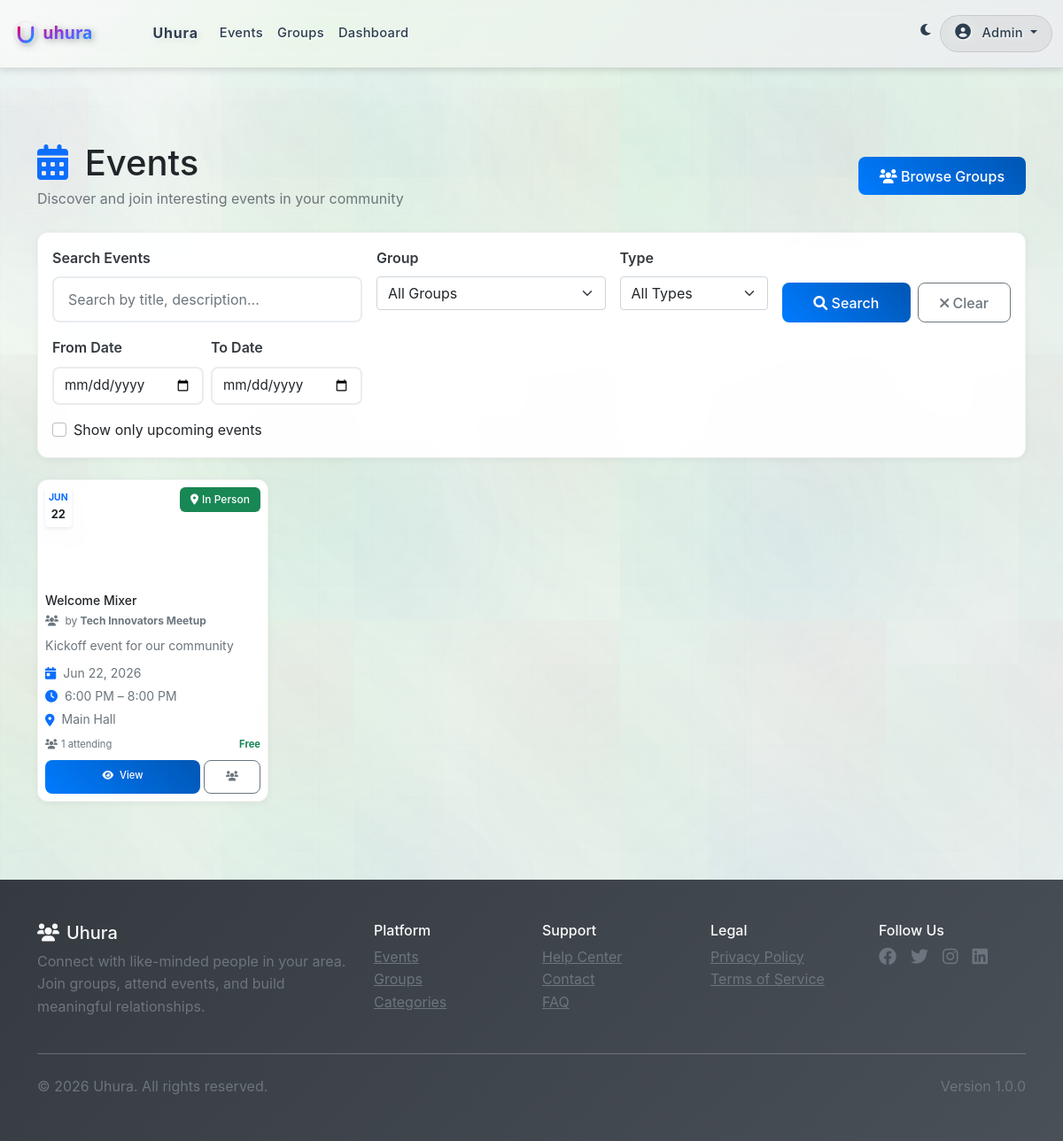
The app's page /events.php (signed in) with its own data.
### tables this page shows
CREATE TABLE IF NOT EXISTS `users` (
  `id` INT UNSIGNED NOT NULL AUTO_INCREMENT,
  `username` VARCHAR(50) NOT NULL UNIQUE,
  `email` VARCHAR(255) NOT NULL UNIQUE,
  `password_hash` VARCHAR(255) NOT NULL,
  `first_name` VARCHAR(100) NOT NULL,
  `last_name` VARCHAR(100) NOT NULL,
  `phone` VARCHAR(20) NULL,
  `bio` TEXT NULL,
  `profile_image` VARCHAR(255) NULL,
  `role` ENUM('member','organizer','admin','super_admin') DEFAULT 'member',
  `status` TINYINT NOT NULL DEFAULT 1 COMMENT '1=active,0=inactive,2=pending,3=suspended',
  `membership_expires_at` DATETIME NULL,
  `membership_paid` TINYINT(1) NOT NULL DEFAULT 0,
  `points` INT NOT NULL DEFAULT 0,
  `last_login` DATETIME NULL,
  `login_attempts` INT NOT NULL DEFAULT 0,
  `locked_until` DATETIME NULL,
  `email_verified` TINYINT(1) NOT NULL DEFAULT 0,
  `email_verification_token` VARCHAR(255) NULL,
  `password_reset_token` VARCHAR(255) NULL,
  `password_reset_expires` DATETIME NULL,
  `created_at` TIMESTAMP NULL DEFAULT CURRENT_TIMESTAMP,
  `updated_at` TIMESTAMP NULL DEFAULT CURRENT_TIMESTAMP ON UPDATE CURRENT_TIMESTAMP,
  PRIMARY KEY (`id`),
  KEY `idx_users_email` (`email`),
  KEY `idx_users_username` (`username`),
  KEY `idx_users_status` (`status`)
);

CREATE TABLE IF NOT EXISTS `events` (
  `id` INT UNSIGNED NOT NULL AUTO_INCREMENT,
  `title` VARCHAR(255) NOT NULL,
  `slug` VARCHAR(255) NOT NULL UNIQUE,
  `description` TEXT NULL,
  `group_id` INT UNSIGNED NOT NULL,
  `created_by` INT UNSIGNED NOT NULL,
  `event_date` DATE NOT NULL,
  `start_time` TIME NOT NULL,
  `end_time` TIME NULL,
  `timezone` VARCHAR(64) NOT NULL DEFAULT 'UTC',
  `location_type` ENUM('in_person','online','hybrid') NOT NULL DEFAULT 'in_person',
  `venue_name` VARCHAR(255) NULL,
  `venue_address` VARCHAR(500) NULL,
  `online_link` VARCHAR(500) NULL,
  `max_attendees` INT NULL,
  `registration_deadline` DATETIME NULL,
  `price` DECIMAL(10,2) NOT NULL DEFAULT 0.00,
  `currency` VARCHAR(3) NOT NULL DEFAULT 'USD',
  `cover_image` VARCHAR(255) NULL,
  `tags` JSON NULL,
  `requirements` TEXT NULL,
  `status` ENUM('draft','published','cancelled','completed') NOT NULL DEFAULT 'draft',
  `created_at` TIMESTAMP NULL DEFAULT CURRENT_TIMESTAMP,
  `updated_at` TIMESTAMP NULL DEFAULT CURRENT_TIMESTAMP ON UPDATE CURRENT_TIMESTAMP,
  PRIMARY KEY (`id`),
  KEY `idx_events_slug` (`slug`),
  KEY `idx_events_group` (`group_id`),
  KEY `idx_events_date_time` (`event_date`,`start_time`),
  CONSTRAINT `fk_events_group` FOREIGN KEY (`group_id`) REFERENCES `groups`(`id`) ON DELETE CASCADE,
  CONSTRAINT `fk_events_creator` FOREIGN KEY (`created_by`) REFERENCES `users`(`id`) ON DELETE CASCADE
);

CREATE TABLE IF NOT EXISTS `groups` (
  `id` INT UNSIGNED NOT NULL AUTO_INCREMENT,
  `name` VARCHAR(255) NOT NULL,
  `slug` VARCHAR(255) NOT NULL UNIQUE,
  `description` TEXT NULL,
  `image` VARCHAR(255) NULL,
  `privacy` ENUM('public','private','secret') NOT NULL DEFAULT 'public',
  `category_id` INT UNSIGNED NULL,
  `location_city` VARCHAR(100) NULL,
  `location_state` VARCHAR(100) NULL,
  `location_country` VARCHAR(100) NULL,
  `latitude` DECIMAL(10,8) NULL,
  `longitude` DECIMAL(11,8) NULL,
  `member_count` INT NOT NULL DEFAULT 0,
  `created_by` INT UNSIGNED NOT NULL,
  `status` TINYINT NOT NULL DEFAULT 1,
  `created_at` TIMESTAMP NULL DEFAULT CURRENT_TIMESTAMP,
  `updated_at` TIMESTAMP NULL DEFAULT CURRENT_TIMESTAMP ON UPDATE CURRENT_TIMESTAMP,
  PRIMARY KEY (`id`),
  KEY `idx_groups_slug` (`slug`),
  KEY `idx_groups_created_by` (`created_by`),
  CONSTRAINT `fk_groups_category` FOREIGN KEY (`category_id`) REFERENCES `categories`(`id`) ON DELETE SET NULL,
  CONSTRAINT `fk_groups_created_by` FOREIGN KEY (`created_by`) REFERENCES `users`(`id`) ON DELETE CASCADE
);

### events.php (the view, shortened to what the rows shown need)
<?php
require_once __DIR__ . '/src/models/Event.php';
require_once __DIR__ . '/src/helpers/functions.php';
$event = new Event();
$search       = isset($_GET['search']) ? trim($_GET['search']) : '';
$groupId      = isset($_GET['group_id']) ? trim($_GET['group_id']) : '';
$locationType = isset($_GET['location_type']) ? trim($_GET['location_type']) : '';
$dateFrom     = isset($_GET['date_from']) ? trim($_GET['date_from']) : '';
$dateTo       = isset($_GET['date_to']) ? trim($_GET['date_to']) : '';
$upcomingOnly = isset($_GET['upcoming_only']);
$limit = isset($_GET['limit']) ? (int)$_GET['limit'] : 24;
$limit = max(6, min($limit, 48));
$page  = isset($_GET['page']) ? (int)$_GET['page'] : 1;
$page  = max(1, $page);
$offset = ($page - 1) * $limit;
$filters = [
    'upcoming_only' => $upcomingOnly ? 1 : 0,
    'limit'         => $limit,
    'offset'        => $offset,
];
if ($search === '' && $groupId === '' && $locationType === '' && $dateFrom === '' && $dateTo === '' && !$upcomingOnly) {
    $filters['limit']  = $limit;
    $filters['offset'] = $offset;
}
$events = $event->getAll($filters);
function render_event_card(array $e): string {
    $cover = !empty($e['cover_image'])
        ? htmlspecialchars($e['cover_image'])
        : '';
    $title = htmlspecialchars($e['title'] ?? 'Event');
    $slug  = htmlspecialchars($e['slug'] ?? '');
    $groupName = htmlspecialchars($e['group_name'] ?? 'Group');
    $groupSlug = htmlspecialchars($e['group_slug'] ?? '');
    $date = !empty($e['event_date']) ? strtotime($e['event_date']) : null;
    $start = !empty($e['start_time']) ? strtotime($e['start_time']) : null;
    $end   = !empty($e['end_time']) ? strtotime($e['end_time']) : null;
    $desc  = !empty($e['description']) ? htmlspecialchars(mb_strimwidth($e['description'], 0, 80, '…')) : '';
    $locType = $e['location_type'] ?? '';
    $venue = htmlspecialchars($e['venue_name'] ?? ($e['location'] ?? ''));
    $attending = (int)($e['attendee_count'] ?? 0);
    $priceHtml = (!empty($e['price']) && $e['price'] > 0)
        ? '<span class="text-primary fw-bold">$'.number_format((float)$e['price'], 2).'</span>'
        : '<span class="text-success fw-bold">Free</span>';
    ob_start(); ?>
    <div class="col-lg-3 col-md-6 mb-3">
      <div class="card h-100 event-card overflow-hidden">
        <div class="position-relative">
          <?php if ($cover): ?>
            <img src="<?= $cover ?>"
                 class="card-img-top"
                 alt="<?= $title ?>"
                 style="height: 120px; object-fit: cover;">
          <?php else: ?>
            <div class="card-img-top bg-gradient-primary d-flex align-items-center justify-content-center"
                 style="height: 120px;">
              <i class="fas fa-calendar-alt fa-lg text-white opacity-50"></i>
            </div>
          <?php endif; ?>
          <?php if ($date): ?>
            <div class="position-absolute top-0 start-0 m-2">
              <div class="event-date-badge text-center px-1 py-1 bg-white shadow-sm rounded">
                <div class="small text-primary fw-bold" style="font-size: .65rem;"><?= strtoupper(date('M', $date)) ?></div>
                <div class="fw-bold text-dark" style="font-size: .8rem;"><?= date('d', $date) ?></div>
              </div>
            </div>
          <?php endif; ?>
          <div class="position-absolute top-0 end-0 m-2">
            <?php if ($locType === 'online'): ?>
              <span class="badge bg-info"><i class="fas fa-laptop me-1"></i>Online</span>
            <?php elseif ($locType === 'hybrid'): ?>
              <span class="badge bg-warning"><i class="fas fa-globe me-1"></i>Hybrid</span>
            <?php else: ?>
              <span class="badge bg-success"><i class="fas fa-map-marker-alt me-1"></i>In Person</span>
            <?php endif; ?>
          </div>
        </div>
        <div class="card-body d-flex flex-column p-2">
          <div class="mb-2">
            <h6 class="card-title mb-1 small">
              <a href="/event-detail.php?slug=<?= $slug ?>" class="text-decoration-none text-dark">
                <?= $title ?>
              </a>
            </h6>
            <p class="text-muted mb-0" style="font-size: .75rem;">
              <i class="fas fa-users me-1"></i>
              by <strong><?= $groupName ?></strong>
            </p>
          </div>
          <?php if ($desc): ?>
            <p class="card-text text-muted mb-2 flex-grow-1 small"><?= $desc ?></p>
          <?php endif; ?>
          <div class="small text-muted mb-2">
            <?php if ($date): ?>
            <div class="d-flex align-items-center mb-1">
              <i class="fas fa-calendar-day me-2 text-primary"></i>
              <span><?= date('M j, Y', $date) ?></span>
            </div>
            <?php endif; ?>
            <div class="d-flex align-items-center mb-1">
              <i class="fas fa-clock me-2 text-primary"></i>
              <span><?= $start ? date('g:i A', $start) : '' ?></span>
              <?php if ($end): ?>
                <span>&nbsp;–&nbsp;<?= date('g:i A', $end) ?></span>
              <?php endif; ?>
            </div>
            <?php if ($locType !== 'online' && $venue): ?>
              <div class="d-flex align-items-center">
                <i class="fas fa-map-marker-alt me-2 text-primary"></i>
                <span><?= $venue ?></span>
              </div>
            <?php endif; ?>
          </div>
          <div class="d-flex align-items-center justify-content-between text-muted mb-2" style="font-size: .7rem;">
            <span><i class="fas fa-users me-1"></i><?= $attending ?> attending</span>
            <?= $priceHtml ?>
          </div>
          <div class="mt-auto">
            <div class="d-flex gap-1">
              <a href="/event-detail.php?slug=<?= $slug ?>"
                 class="btn btn-primary btn-xs flex-fill" style="font-size: .7rem;">
                <i class="fas fa-eye me-1"></i> View
              </a>
              <?php if ($groupSlug): ?>
              <a href="/group-detail.php?slug=<?= $groupSlug ?>"
                 class="btn btn-outline-secondary btn-xs" style="font-size: .7rem;">
                <i class="fas fa-users"></i>
              </a>
              <?php endif; ?>
            </div>
          </div>
        </div>
      </div>
    </div>
    <?php
    return ob_get_clean();
}
function render_cards_html(array $events): string {
    $html = '';
    foreach ($events as $e) {
        $html .= render_event_card($e);
    }
    return $html;
}
require_once __DIR__ . '/src/views/layouts/header.php';
?>
<div class="container" id="events-page" data-limit="<?= (int)$limit ?>">
  <?php
  include __DIR__ . '/src/views/components/page-header.php';
  ?>
  <div class="position-relative">
    <div class="row" id="events-grid">
      <?php if (empty($events)): ?>
        <div class="col-12">
          <div class="text-center py-5">
            <div class="mb-4"><i class="fas fa-calendar-times fa-5x text-muted"></i></div>
            <h3 class="text-muted mb-3">No Events Found</h3>
            <p class="text-muted mb-4">
              <?php if ($search !== '' || $groupId !== '' || $locationType !== '' || $dateFrom !== '' || $dateTo !== ''): ?>
                Try adjusting your search filters to find more events.
              <?php else: ?>
                There are no events available at the moment. Check back later!
              <?php endif; ?>
            </p>
            <?php if (!empty($_SESSION['user_id'])): ?>
              <a href="/groups.php" class="btn btn-primary">
                <i class="fas fa-users"></i> Join Groups to See Their Events
              </a>
            <?php endif; ?>
          </div>
        </div>
      <?php else: ?>
        <?= render_cards_html($events) ?>
      <?php endif; ?>
    </div>
  </div>
</div>
<?php require_once __DIR__ . '/src/views/layouts/footer.php'; ?>

### src/views/layouts/header.php (shortened to what the rows shown need)
<!DOCTYPE html>
<html lang="en">
<head>
    <link href="https://cdn.jsdelivr.net/npm/bootstrap@5.1.3/dist/css/bootstrap.min.css" rel="stylesheet">
    <link href="https://cdnjs.cloudflare.com/ajax/libs/font-awesome/6.0.0/css/all.min.css" rel="stylesheet">
    <?php if (file_exists(ROOT_PATH . '/assets/css/clean-style.css')): ?>
        <link href="assets/css/clean-style.css" rel="stylesheet">
    <?php endif; ?>
    <link href="<?php echo BASE_URL; ?>/assets/css/header-responsive.css" rel="stylesheet">
</head>
<body>
    <nav class="fixed-top navbar navbar-expand-lg navbar-dark bg-primary">
        <div class="container">
            <div class="collapse navbar-collapse" id="navbarNav">
                <?php if (isLoggedIn()): ?>
                    <?php
                    $currentUser = getCurrentUser();
                    ?>
                <?php endif; ?>
                <ul class="navbar-nav">
                    <?php if (isLoggedIn()): ?>
                        <?php $currentUser = getCurrentUser(); ?>
                        <?php $navbarFirstName = getUserFirstName($currentUser); ?>
                        <li class="nav-item dropdown">
                            <a class="nav-link dropdown-toggle" href="#" id="navbarDropdown" role="button" data-bs-toggle="dropdown" aria-expanded="false">
                                <i class="fas fa-user-circle me-1"></i>
                                <?php echo htmlspecialchars($navbarFirstName); ?>
                            </a>
                        </li>
                    <?php endif; ?>
                </ul>
            </div>
        </div>
    </nav>
    <main class="py-4" style="padding-top: 80px !important;">

### records on screen
users: first_name "Admin"
events: event_date "JUN", event_date "22", location_type "in_person" (drawn), title "Welcome Mixer", group.name "Tech Innovators Meetup", description "Kickoff event for our community", event_date "Jun 22, 2026", start_time "6:00 PM", end_time "8:00 PM", venue_name "Main Hall", attending "1", price "Free"

### other values on screen
APP_NAME "Uhura"
$title "Events"
$subtitle "Discover and join interesting events in your community"
APP_VERSION "1.0.0"
